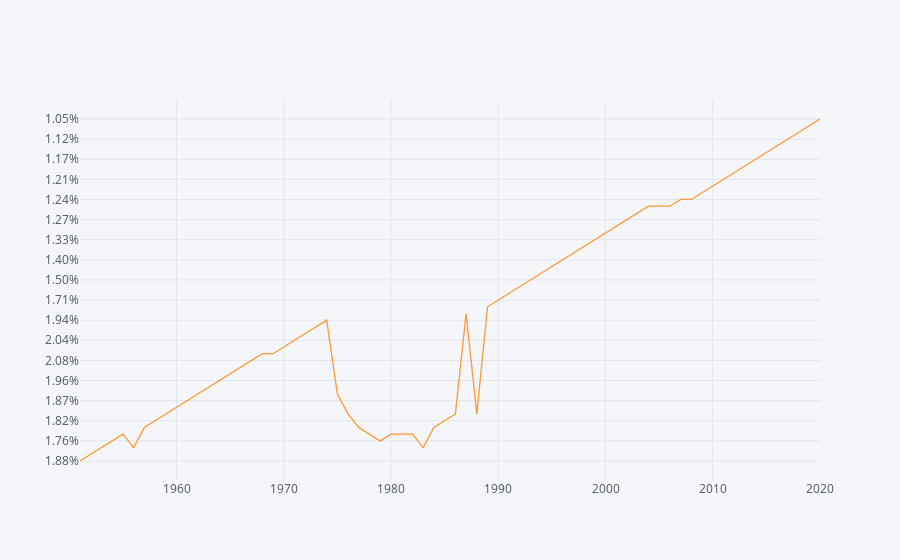

The code cell stored with this chart in its notebook:
### Code cell
# What about population growth percentage?

df.yearly_growth_percentage.iplot()

# Ooops!!! funny figure... but why??? value on the y axis are out of order...
# This column's elements' data type is string. We should convert them to float to get a sensible chart

### Figure 1 — Plotly figure (JSON) as saved in the notebook; plotly's stock layout.template omitted (floating-point values rounded to 4 significant figures)
{"data": [{"line": {"color": "rgba(255, 153, 51, 1.0)", "dash": "solid", "shape": "linear", "width": 1.3}, "mode": "lines", "name": "yearly_growth_percentage", "text": "", "type": "scatter", "x": [1951, 1952, 1953, 1954, 1955, 1956, 1957, 1958, 1959, 1960, 1961, 1962, 1963, 1964, 1965, 1966, 1967, 1968, 1969, 1970, 1971, 1972, 1973, 1974, 1975, 1976, 1977, 1978, 1979, 1980, 1981, 1982, 1983, 1984, 1985, 1986, 1987, 1988, 1989, 1990, 1991, 1992, 1993, 1994, 1995, 1996, 1997, 1998, 1999, 2000, 2001, 2002, 2003, 2004, 2005, 2006, 2007, 2008, 2009, 2010, 2011, 2012, 2013, 2014, 2015, 2016, 2017, 2018, 2019, 2020], "y": ["1.88%", "1.81%", "1.78%", "1.76%", "1.77%", "1.78%", "1.80%", "1.82%", "1.84%", "1.86%", "1.87%", "1.89%", "1.92%", "1.96%", "2.00%", "2.05%", "2.08%", "2.09%", "2.09%", "2.06%", "2.04%", "2.01%", "1.98%", "1.94%", "1.89%", "1.84%", "1.80%", "1.77%", "1.76%", "1.77%", "1.77%", "1.77%", "1.78%", "1.80%", "1.82%", "1.84%", "1.85%", "1.84%", "1.79%", "1.71%", "1.63%", "1.56%", "1.50%", "1.46%", "1.43%", "1.40%", "1.38%", "1.35%", "1.33%", "1.31%", "1.29%", "1.27%", "1.26%", "1.25%", "1.25%", "1.25%", "1.24%", "1.24%", "1.23%", "1.22%", "1.21%", "1.20%", "1.19%", "1.17%", "1.16%", "1.14%", "1.12%", "1.10%", "1.08%", "1.05%"]}], "layout": {"legend": {"bgcolor": "#F5F6F9", "font": {"color": "#4D5663"}}, "paper_bgcolor": "#F5F6F9", "plot_bgcolor": "#F5F6F9", "title": {"font": {"color": "#4D5663"}}, "xaxis": {"gridcolor": "#E1E5ED", "showgrid": true, "tickfont": {"color": "#4D5663"}, "title": {"font": {"color": "#4D5663"}, "text": ""}, "zerolinecolor": "#E1E5ED"}, "yaxis": {"gridcolor": "#E1E5ED", "showgrid": true, "tickfont": {"color": "#4D5663"}, "title": {"font": {"color": "#4D5663"}, "text": ""}, "zerolinecolor": "#E1E5ED"}}}
